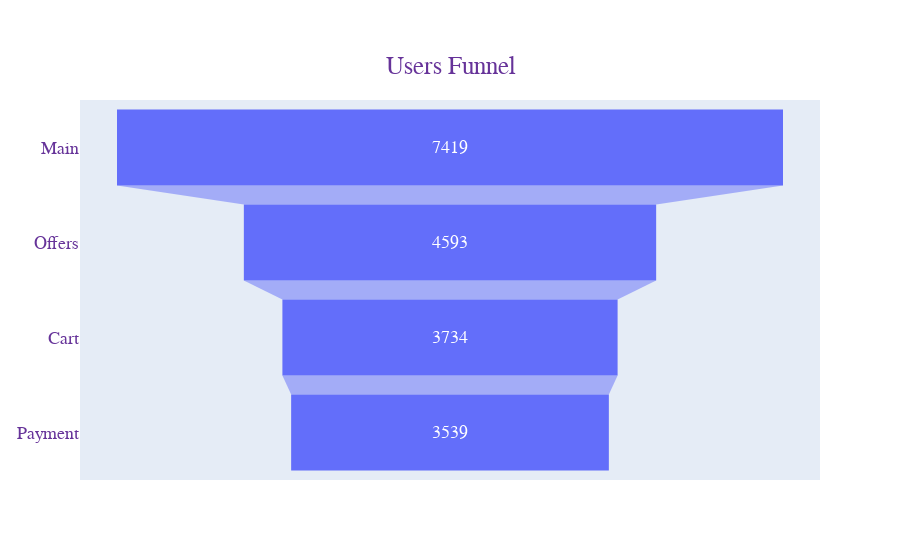

Notebook source saved alongside this figure:
### Code cell
# Visualization
fig = go.Figure(go.Funnel(
    y = ['Main', 'Offers', 'Cart', 'Payment'],
    x = actions_per_user.users_num.tolist()
    ))

fig.update_layout(
    title={
        'text': "Users Funnel",
        'y':0.9,
        'x':0.5,
        'xanchor': 'center',
        'yanchor': 'top'},
    font=dict(
        family="Courier New, monospace",
        size=18,
        color="RebeccaPurple"
    ))
fig.show()

### Figure 1 — Plotly figure (JSON) as saved in the notebook; plotly's stock layout.template omitted (floating-point values rounded to 4 significant figures)
{"data": [{"type": "funnel", "x": [7419, 4593, 3734, 3539], "y": ["Main", "Offers", "Cart", "Payment"]}], "layout": {"font": {"color": "RebeccaPurple", "family": "Courier New, monospace", "size": 18}, "title": {"text": "Users Funnel", "x": 0.5, "xanchor": "center", "y": 0.9, "yanchor": "top"}}}
